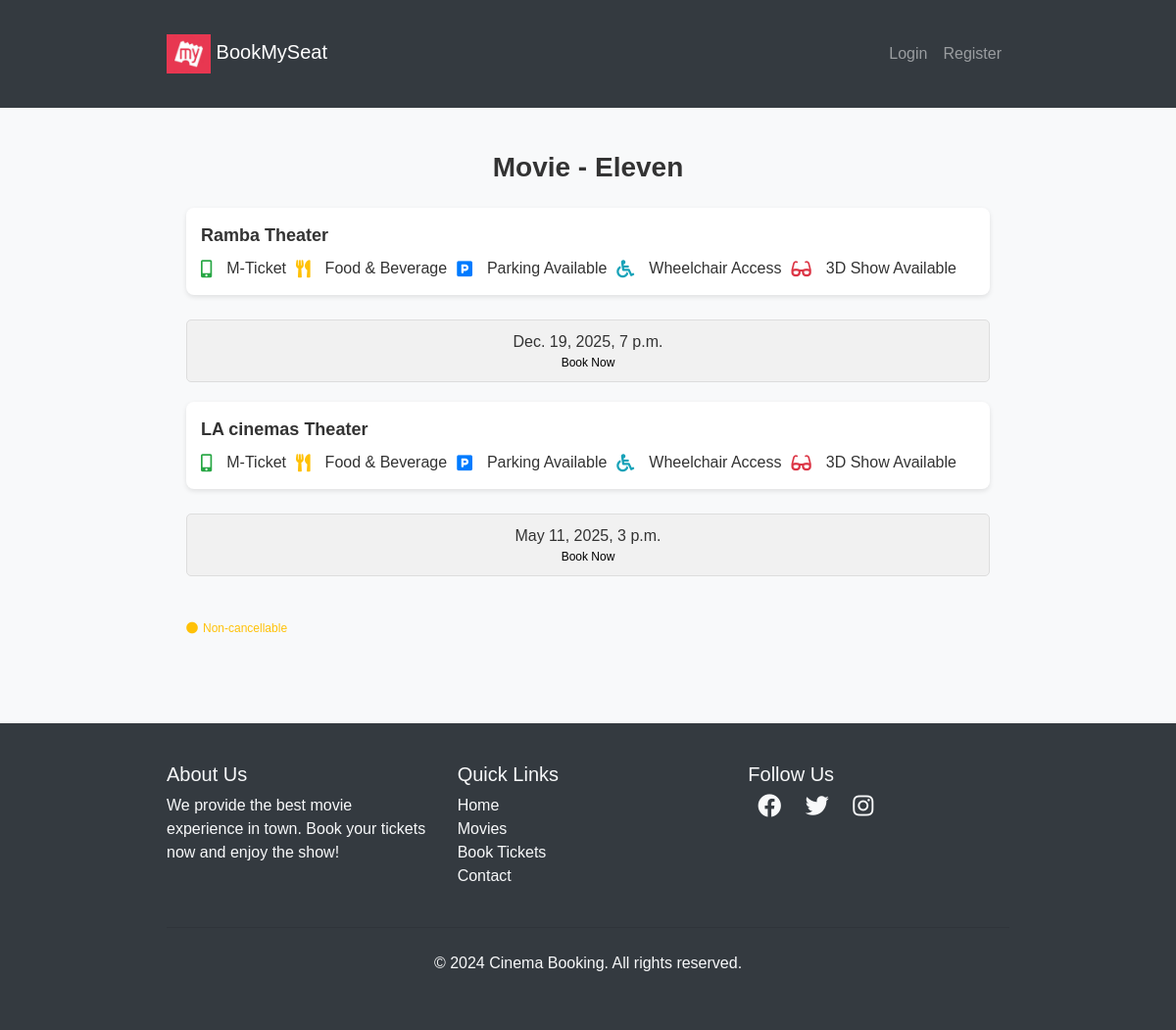
The app's page /movies/3/theaters with its own data.
### movies/models.py (models this page shows, shortened)
class Movie(models.Model):
    name= models.CharField(max_length=255)
    image= models.ImageField(upload_to="movies/")
    rating = models.DecimalField(max_digits=3,decimal_places=1)
    cast= models.TextField()
    description= models.TextField(blank=True,null=True) # optional

class Theater(models.Model):
    name = models.CharField(max_length=255)
    movie = models.ForeignKey(Movie,on_delete=models.CASCADE,related_name='theaters')
    time= models.DateTimeField()

### movies/views.py (the view)
# urls.py: path('<int:movie_id>/theaters',views.theater_list,name='theater_list'),
def theater_list(request,movie_id):
    movie = get_object_or_404(Movie,id=movie_id)
    theater=Theater.objects.filter(movie=movie)
    return render(request,'movies/theater_list.html',{'movie':movie,'theaters':theater})

### templates/movies/theater_list.html (shortened to what this page needs)
{% extends "users/basic.html" %}
{% block content %}
  <body>
    <div class="container">
      <div class="movie-title">Movie - {{ movie.name }}</div>
      {% if theaters %}
        {% for theater in theaters %}
        <div class="theatre-info">
          <div>
            <strong>{{ theater.name }} Theater</strong>
            <div class="info-icons mt-2">
              <i class="fas fa-mobile-alt text-success"></i> M-Ticket
              <i class="fas fa-utensils text-warning ms-3"></i> Food & Beverage
              <i class="fas fa-parking text-primary ms-3"></i> Parking Available
              <i class="fas fa-wheelchair text-info ms-3"></i> Wheelchair Access
              <i class="fas fa-glasses text-danger ms-3"></i> 3D Show Available
            </div>
          </div>
        </div>
        <div class="show-times">
          <div class="time-box">
            {{ theater.time }}
            <a href="{% url 'book_seats' theater.id %}">
              <span>Book Now</span>
            </a>
          </div>
        </div>
        {% endfor %}
      {% else %}
        <div class="no-theaters mt-4">
          <p>Sorry, no theaters are available for this movie at the moment.</p>
        </div>
      {% endif %}
      <div class="non-cancellable mt-4">
        <i class="fas fa-circle text-warning"></i> Non-cancellable
      </div>
    </div>
  </body>
{% endblock %}

### templates/users/basic.html (style rules this page uses)
body { font-family: Arial, sans-serif; }

### templates/movies/theater_list.html (style rules this page uses)
body { font-family: Arial, sans-serif; background-color: #f8f9fa; color: #333; margin: 0; padding: 0; }
.container { padding: 20px; max-width: 900px; margin: 0 auto; }
.movie-title { font-size: 28px; font-weight: bold; text-align: center; margin-bottom: 20px; }
.theatre-info { display: flex; justify-content: space-between; align-items: center; padding: 15px; background-color: #fff; border-radius: 8px; box-shadow: 0 2px 5px rgba(0, 0, 0, 0.1); margin-bottom: 15px; flex-wrap: wrap; }
.theatre-info strong { font-size: 18px; flex: 1; }
.info-icons { display: flex; flex-wrap: wrap; align-items: center; justify-content: flex-start; gap: 10px; margin-top: 10px; flex: 2; }
.info-icons i { margin-right: 5px; font-size: 18px; }
.show-times { display: flex; justify-content: space-between; padding: 10px 0; flex-wrap: wrap; }
.time-box { border: 1px solid #ddd; border-radius: 5px; padding: 10px 20px; text-align: center; background-color: #f1f1f1; margin-bottom: 10px; flex: 1; min-width: 100px; transition: transform 0.3s ease, background-color 0.3s ease; }
.time-box span { display: block; font-size: 12px; color: black; }
.non-cancellable { color: #ffc107; font-size: 12px; margin-top: 20px; display: flex; align-items: center; }
.non-cancellable i { margin-right: 5px; }

### records on screen
Movie: name "Eleven"
Theater: name "Ramba", time "Dec. 19, 2025, 7 p.m."
Theater: name "LA cinemas", time "May 11, 2025, 3 p.m."
